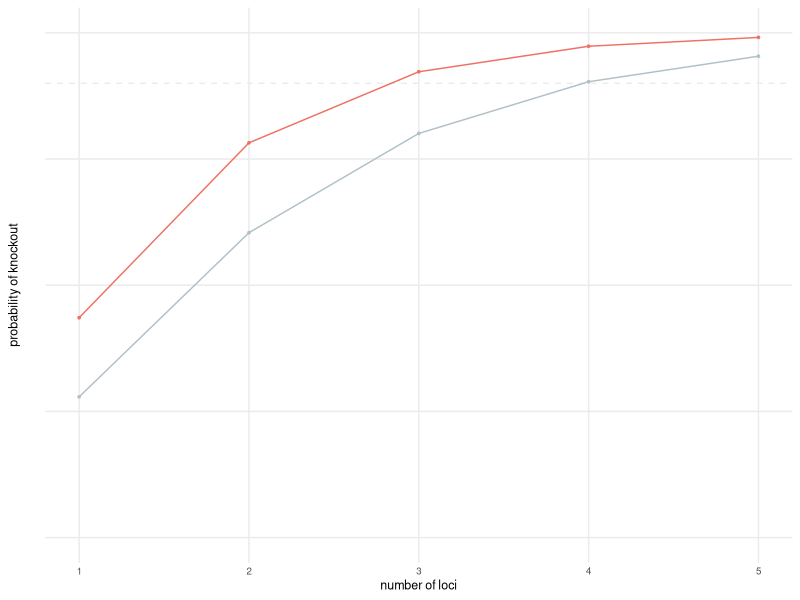
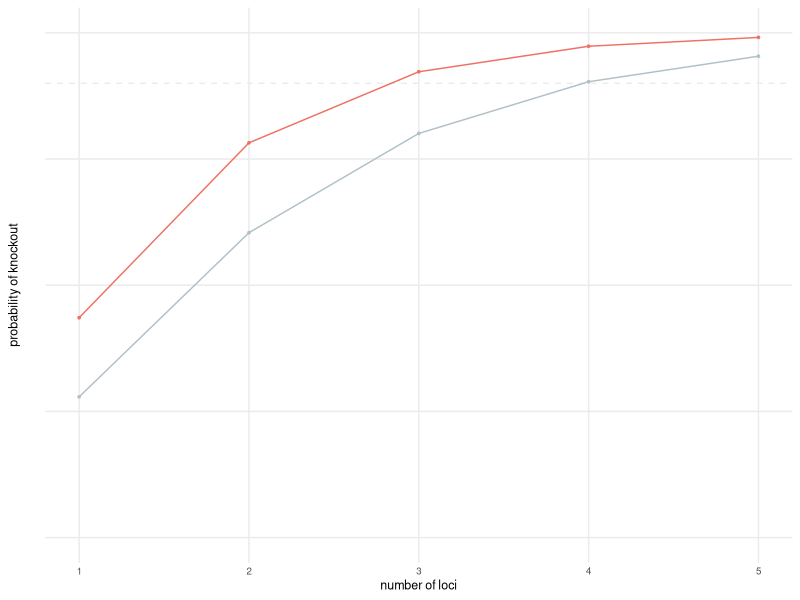

Recreate these plots in R, in order.
# model of biallelic knockout by frameshift
# compare different efficiencies
# 30/06/19

library(ggplot2)
library(reshape2)

# function ---------------------------------------------------------------
guide2prob <-  function (n, ploidy, efficiency) {
  pmiss <- 1 - (0.66 * efficiency)
  biallel <- (1 - pmiss^n) ^ ploidy
  return (biallel)
}

ploidy <- 2

# 80% cutting -------------------------------------------------------------
efficiency <- 0.8

nguides <- c()
probs <- c()

for (i in 1:5) {
  nguides[i] <- i
  probs[i] <- guide2prob(i, ploidy, efficiency)
}

probs80 <- as.data.frame (cbind (nguides, probs))

# 100% cutting ------------------------------------------------------------
efficiency <- 1.0

nguides <- c()
probs <- c()

for (i in 1:5) {
  nguides[i] <- i
  probs[i] <- guide2prob(i, ploidy, efficiency)
}

probs100 <- as.data.frame (cbind (nguides, probs))

# together ----------------------------------------------------------------
probs2 <- cbind (probs80, probs100)
probs2 <- probs2[,-3]
colnames(probs2) <- c('nguides', 'prob80', 'prob100')


# melt for plotting -------------------------------------------------------
probs2m <- melt(probs2, id='nguides')
colnames(probs2m) <- c('nguides', 'grp', 'value')


# plot --------------------------------------------------------------------
mycols <- c('#B1C0C8', '#EE7163')
axislabs <- c('number of loci', 'probability of knockout')

biallelic_80vs100 <- ggplot (probs2m, aes(x=nguides, y=value, colour=grp)) +
  geom_hline(yintercept=0.9, linetype=2, colour='#ebebeb', size=0.5) +
  geom_line(size=0.5) +
  geom_point(size=0.6) +
  scale_colour_manual(values=mycols) +
  theme_minimal() +
  theme( # remove the vertical grid lines
    # explicitly set the horizontal lines (or they will disappear too)
    panel.grid.minor=element_blank(),
    axis.title.x=element_text(size=9, margin = margin(t = 2, r = 0, b = 0, l = 0)),
    axis.title.y=element_text(size=9, margin = margin(t = 0, r = 15, b = 0, l = 0)),
    axis.text.x=element_text(size=7, margin = margin(t = 0, r = 0, b = 0, l = 0)),
    axis.text.y=element_blank(),
    legend.position='none') +
  coord_cartesian(xlim=c(1,5), ylim=c(0,1)) +
  scale_y_continuous(breaks=c(0, 0.25, 0.5, 0.75, 1)) +
  ylab(axislabs[2]) + xlab(axislabs[1])
biallelic_80vs100

# export ------------------------------------------------------------------
setwd(dirname(rstudioapi::getSourceEditorContext()$path)) # where the script is
ggsave (filename='f0_f0theory.pdf', plot=biallelic_80vs100, width=75, height=59, units='mm', useDingbats=FALSE) # f0 paper
